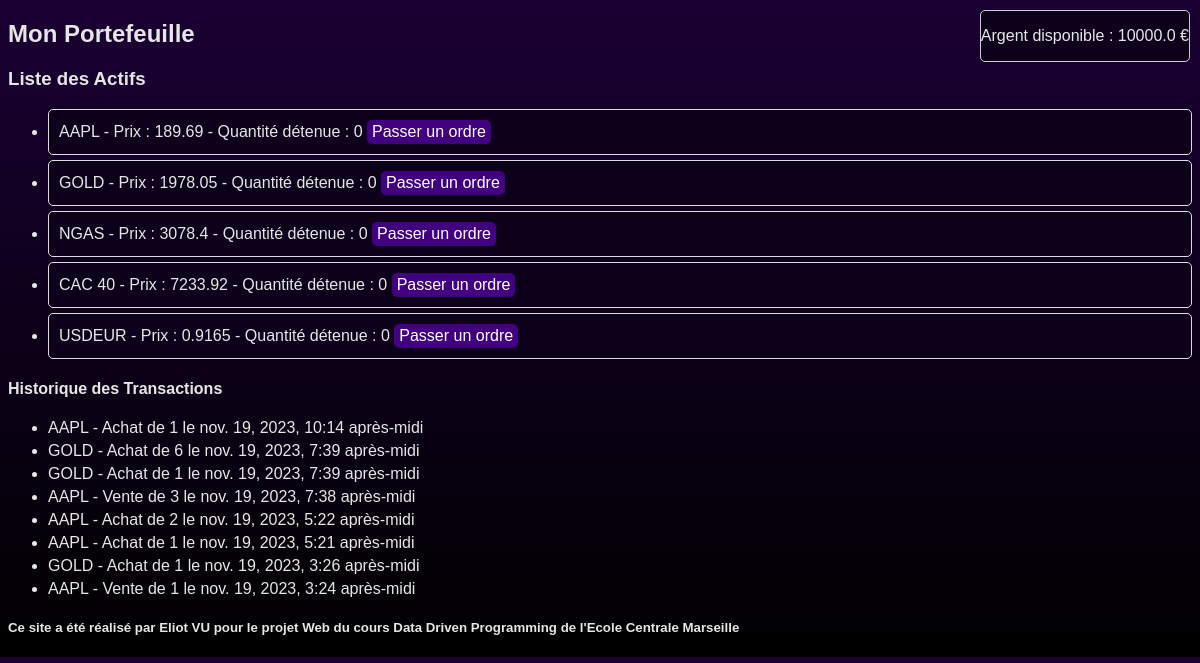
The page / on the database its author committed.
### portfolio/models.py (models this page shows)
class Portefeuille(models.Model):
    argent_disponible = models.FloatField(default=10000.0)

class Actif(models.Model):
    ETAT_CHOICES = [
       ('Non détenu', 'Non détenu'),
       ('Acheté', 'Acheté'),
   ]
    nom = models.CharField(max_length=100)
    prix = models.FloatField()
    quantite_disponible = models.IntegerField(default=0)
    etat = models.CharField(max_length=20, choices=ETAT_CHOICES, default='Non détenu')
    lien_web = models.URLField()

class Transaction(models.Model):
    actif = models.ForeignKey(Actif, on_delete=models.CASCADE)
    type_transaction = models.CharField(max_length=10, choices=[('Achat', 'Achat'), ('Vente', 'Vente')])
    quantite = models.IntegerField()
    date_transaction = models.DateTimeField(auto_now_add=True)

### portfolio/views.py (the view)
# urls.py: path('', views.liste_actifs, name='liste_actifs'),
def liste_actifs(request):
    actifs = Actif.objects.all()
    transactions = Transaction.objects.order_by('-date_transaction')[:8]
    portefeuille = Portefeuille.objects.first()
    return render(request, 'portfolio/liste_actifs.html', {'actifs': actifs, 'transactions': transactions, 'portefeuille': portefeuille})

### portfolio/templates/portfolio/liste_actifs.html (shortened to what this page needs)
{% load static %}
<!DOCTYPE html>
<html>
<head>
    <link rel="stylesheet" type="text/css" href="{% static 'portfolio/css/styles.css' %}">
</head>
<body class="gradient-bg">
<h2>Mon Portefeuille</h2>
	<div id="argent-disponible">
    		<p>Argent disponible : {{ portefeuille.argent_disponible }} €</p>
	</div>
<h3>Liste des Actifs</h3>
<ul>
    {% for actif in actifs %}
         <li class="actif-item">
            {{ actif.nom }} - Prix : {{ actif.prix }} - Quantité détenue : {{ actif.quantite_disponible }}
            <a class="btn-acheter-vendre" href="{% url 'acheter_vendre' actif.id %}">Passer un ordre</a>
        </li>
    {% endfor %}
</ul>
<h4>Historique des Transactions</h4>
<ul>
    {% for transaction in transactions %}
        <li>
            {{ transaction.actif.nom }} - {{ transaction.type_transaction }} de {{ transaction.quantite }} le {{ transaction.date_transaction }}
        </li>
    {% endfor %}
</ul>
<h5>Ce site a été réalisé par Eliot VU pour le projet Web du cours Data Driven Programming de l'Ecole Centrale Marseille </h5>
</body>
</html>

### portfolio/static/portfolio/css/styles.css (style rules this page uses)
body { font-family: Arial, sans-serif; color: #e6e6e6; }
ul li:not(:last-child) { margin-bottom: 5px; }
.btn-acheter-vendre { background-color: #400080; color: white; padding: 3px 5px; text-decoration: none; border-radius: 5px; display: inline-block; }
.actif-item { margin-bottom: 10px; margin-right: 0px; padding: 10px; border: 1px solid #ddd; border-radius: 5px; background-color: #0d001a; }
#argent-disponible { position: absolute; top: 10px; right: 10px; padding: 10 px; border: 1px solid #ccc; background-color: #0d001a; border-radius: 5px; }
body.gradient-bg { background: linear-gradient(to top, #000000, #1a0033); }

### rows shown on the page
Portefeuille: argent_disponible "10000.0"
Actif: nom "AAPL", prix "189.69", quantite_disponible "0"
Actif: nom "GOLD", prix "1978.05", quantite_disponible "0"
Actif: nom "NGAS", prix "3078.4", quantite_disponible "0"
Actif: nom "CAC 40", prix "7233.92", quantite_disponible "0"
Actif: nom "USDEUR", prix "0.9165", quantite_disponible "0"
